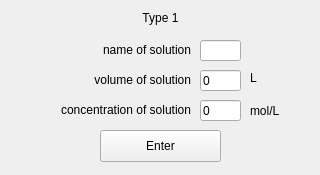
<?xml version="1.0" encoding="UTF-8"?>
<ui version="4.0">
 <class>Form</class>
 <widget class="QWidget" name="Form">
  <property name="geometry">
   <rect>
    <x>0</x>
    <y>0</y>
    <width>320</width>
    <height>175</height>
   </rect>
  </property>
  <property name="windowTitle">
   <string>Enter Type 1 Solution</string>
  </property>
  <widget class="QLabel" name="solutionType">
   <property name="geometry">
    <rect>
     <x>20</x>
     <y>10</y>
     <width>281</width>
     <height>16</height>
    </rect>
   </property>
   <property name="text">
    <string>Type 1</string>
   </property>
   <property name="alignment">
    <set>Qt::AlignCenter</set>
   </property>
  </widget>
  <widget class="QLabel" name="label_2">
   <property name="geometry">
    <rect>
     <x>80</x>
     <y>70</y>
     <width>111</width>
     <height>20</height>
    </rect>
   </property>
   <property name="text">
    <string>volume of solution</string>
   </property>
   <property name="alignment">
    <set>Qt::AlignRight|Qt::AlignTrailing|Qt::AlignVCenter</set>
   </property>
  </widget>
  <widget class="QLabel" name="label_3">
   <property name="geometry">
    <rect>
     <x>40</x>
     <y>100</y>
     <width>151</width>
     <height>20</height>
    </rect>
   </property>
   <property name="text">
    <string>concentration of solution</string>
   </property>
   <property name="alignment">
    <set>Qt::AlignRight|Qt::AlignTrailing|Qt::AlignVCenter</set>
   </property>
  </widget>
  <widget class="QLineEdit" name="volume">
   <property name="geometry">
    <rect>
     <x>200</x>
     <y>70</y>
     <width>41</width>
     <height>21</height>
    </rect>
   </property>
   <property name="text">
    <string>0</string>
   </property>
  </widget>
  <widget class="QLabel" name="label_4">
   <property name="geometry">
    <rect>
     <x>250</x>
     <y>70</y>
     <width>16</width>
     <height>16</height>
    </rect>
   </property>
   <property name="text">
    <string>L</string>
   </property>
   <property name="alignment">
    <set>Qt::AlignLeading|Qt::AlignLeft|Qt::AlignVCenter</set>
   </property>
  </widget>
  <widget class="QLabel" name="label_5">
   <property name="geometry">
    <rect>
     <x>250</x>
     <y>100</y>
     <width>41</width>
     <height>21</height>
    </rect>
   </property>
   <property name="text">
    <string>mol/L</string>
   </property>
   <property name="alignment">
    <set>Qt::AlignLeading|Qt::AlignLeft|Qt::AlignVCenter</set>
   </property>
  </widget>
  <widget class="QLineEdit" name="concentration">
   <property name="geometry">
    <rect>
     <x>200</x>
     <y>100</y>
     <width>41</width>
     <height>21</height>
    </rect>
   </property>
   <property name="text">
    <string>0</string>
   </property>
  </widget>
  <widget class="QLabel" name="label_7">
   <property name="geometry">
    <rect>
     <x>80</x>
     <y>40</y>
     <width>111</width>
     <height>20</height>
    </rect>
   </property>
   <property name="text">
    <string>name of solution</string>
   </property>
   <property name="alignment">
    <set>Qt::AlignRight|Qt::AlignTrailing|Qt::AlignVCenter</set>
   </property>
  </widget>
  <widget class="QLineEdit" name="name">
   <property name="geometry">
    <rect>
     <x>200</x>
     <y>40</y>
     <width>41</width>
     <height>21</height>
    </rect>
   </property>
   <property name="text">
    <string/>
   </property>
  </widget>
  <widget class="QPushButton" name="enterButton">
   <property name="geometry">
    <rect>
     <x>100</x>
     <y>130</y>
     <width>121</width>
     <height>32</height>
    </rect>
   </property>
   <property name="text">
    <string>Enter</string>
   </property>
  </widget>
 </widget>
 <resources/>
 <connections/>
</ui>
